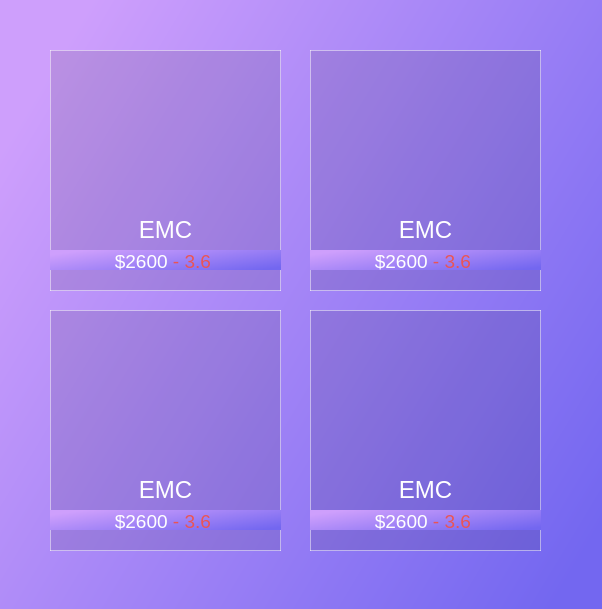
<?xml version="1.0" encoding="UTF-8"?>
<ui version="4.0">
 <class>CryptoView</class>
 <widget class="QMainWindow" name="CryptoView">
  <property name="geometry">
   <rect>
    <x>0</x>
    <y>0</y>
    <width>602</width>
    <height>609</height>
   </rect>
  </property>
  <property name="windowTitle">
   <string>CryptoView</string>
  </property>
  <property name="styleSheet">
   <string notr="true">background-image: qlineargradient(spread:pad, x1:0, y1:0, x2:0, y2:1, stop:0 rgba(206,159,252), stop:1 rgba(115,103,240));
background: qlineargradient(spread:pad, x1:0, y1:0.25, x2:1, y2:0.858, stop:0 rgba(206,159,252), stop:1 rgba(115,103,240))</string>
  </property>
  <widget class="QWidget" name="centralWidget">
   <widget class="QGroupBox" name="crytoBox_1">
    <property name="geometry">
     <rect>
      <x>50</x>
      <y>50</y>
      <width>231</width>
      <height>241</height>
     </rect>
    </property>
    <property name="styleSheet">
     <string notr="true">.QGroupBox {
	background:rgba(0,0,0,0.1);
    border-width: 1px;
    border-style: solid;
	border-color: rgba(255,255,255,0.5);
 }</string>
    </property>
    <property name="title">
     <string/>
    </property>
    <widget class="QLabel" name="label">
     <property name="geometry">
      <rect>
       <x>0</x>
       <y>160</y>
       <width>231</width>
       <height>41</height>
      </rect>
     </property>
     <property name="font">
      <font>
       <family>Helvetica Neue</family>
       <pointsize>14</pointsize>
      </font>
     </property>
     <property name="autoFillBackground">
      <bool>false</bool>
     </property>
     <property name="styleSheet">
      <string notr="true">background-color:rgba(0, 0, 0, 0);</string>
     </property>
     <property name="text">
      <string>&lt;!DOCTYPE HTML PUBLIC &quot;-//W3C//DTD HTML 4.0//EN&quot; &quot;http://www.w3.org/TR/REC-html40/strict.dtd&quot;&gt;
&lt;html&gt;&lt;head&gt;&lt;meta name=&quot;qrichtext&quot; content=&quot;1&quot; /&gt;&lt;style type=&quot;text/css&quot;&gt;
p, li { white-space: pre-wrap; }
&lt;/style&gt;&lt;/head&gt;&lt;body style=&quot; font-family:'Helvetica Neue'; font-size:14pt; font-weight:400; font-style:normal;&quot;&gt;
&lt;p align=&quot;center&quot; style=&quot; margin-top:0px; margin-bottom:0px; margin-left:0px; margin-right:0px; -qt-block-indent:0; text-indent:0px;&quot;&gt;&lt;span style=&quot; font-family:'Helvetica Neue,Helvetica,Arial,sans-serif'; font-size:24px; font-weight:496; color:#ffffff;&quot;&gt;EMC&lt;/span&gt;&lt;/p&gt;&lt;/body&gt;&lt;/html&gt;</string>
     </property>
    </widget>
    <widget class="QLabel" name="label_2">
     <property name="geometry">
      <rect>
       <x>0</x>
       <y>20</y>
       <width>231</width>
       <height>131</height>
      </rect>
     </property>
     <property name="styleSheet">
      <string notr="true">background-color:rgba(0, 0, 0, 0);</string>
     </property>
     <property name="text">
      <string/>
     </property>
     <property name="pixmap">
      <pixmap resource="resources.qrc">:/resources/white-logos/emc.png</pixmap>
     </property>
     <property name="scaledContents">
      <bool>false</bool>
     </property>
     <property name="alignment">
      <set>Qt::AlignCenter</set>
     </property>
    </widget>
    <widget class="QLabel" name="label_11">
     <property name="geometry">
      <rect>
       <x>0</x>
       <y>200</y>
       <width>231</width>
       <height>20</height>
      </rect>
     </property>
     <property name="styleSheet">
      <string notr="true">background: rbga(0,0,0,0)</string>
     </property>
     <property name="text">
      <string>&lt;html&gt;&lt;head/&gt;&lt;body&gt;&lt;p align=&quot;center&quot;&gt;&lt;span style=&quot; font-size:14pt; color:#ffffff;&quot;&gt;$2600&lt;span style=&quot;color: #EA5455
&quot;&gt; - 3.6 &lt;/span&gt;&lt;/span&gt;&lt;/p&gt;&lt;/body&gt;&lt;/html&gt;</string>
     </property>
    </widget>
   </widget>
   <widget class="QGroupBox" name="crytoBox_2">
    <property name="geometry">
     <rect>
      <x>310</x>
      <y>50</y>
      <width>231</width>
      <height>241</height>
     </rect>
    </property>
    <property name="styleSheet">
     <string notr="true">.QGroupBox {
	background:rgba(0,0,0,0.1);
    border-width: 1px;
    border-style: solid;
	border-color: rgba(255,255,255,0.5);
 }</string>
    </property>
    <property name="title">
     <string/>
    </property>
    <widget class="QLabel" name="label_3">
     <property name="geometry">
      <rect>
       <x>0</x>
       <y>160</y>
       <width>231</width>
       <height>41</height>
      </rect>
     </property>
     <property name="font">
      <font>
       <family>Helvetica Neue</family>
       <pointsize>14</pointsize>
      </font>
     </property>
     <property name="autoFillBackground">
      <bool>false</bool>
     </property>
     <property name="styleSheet">
      <string notr="true">background-color:rgba(0, 0, 0, 0);</string>
     </property>
     <property name="text">
      <string>&lt;!DOCTYPE HTML PUBLIC &quot;-//W3C//DTD HTML 4.0//EN&quot; &quot;http://www.w3.org/TR/REC-html40/strict.dtd&quot;&gt;
&lt;html&gt;&lt;head&gt;&lt;meta name=&quot;qrichtext&quot; content=&quot;1&quot; /&gt;&lt;style type=&quot;text/css&quot;&gt;
p, li { white-space: pre-wrap; }
&lt;/style&gt;&lt;/head&gt;&lt;body style=&quot; font-family:'Helvetica Neue'; font-size:14pt; font-weight:400; font-style:normal;&quot;&gt;
&lt;p align=&quot;center&quot; style=&quot; margin-top:0px; margin-bottom:0px; margin-left:0px; margin-right:0px; -qt-block-indent:0; text-indent:0px;&quot;&gt;&lt;span style=&quot; font-family:'Helvetica Neue,Helvetica,Arial,sans-serif'; font-size:24px; font-weight:496; color:#ffffff;&quot;&gt;EMC&lt;/span&gt;&lt;/p&gt;&lt;/body&gt;&lt;/html&gt;</string>
     </property>
    </widget>
    <widget class="QLabel" name="label_4">
     <property name="geometry">
      <rect>
       <x>0</x>
       <y>20</y>
       <width>231</width>
       <height>131</height>
      </rect>
     </property>
     <property name="styleSheet">
      <string notr="true">background-color:rgba(0, 0, 0, 0);</string>
     </property>
     <property name="text">
      <string/>
     </property>
     <property name="pixmap">
      <pixmap resource="resources.qrc">:/resources/white-logos/emc.png</pixmap>
     </property>
     <property name="scaledContents">
      <bool>false</bool>
     </property>
     <property name="alignment">
      <set>Qt::AlignCenter</set>
     </property>
    </widget>
    <widget class="QLabel" name="label_12">
     <property name="geometry">
      <rect>
       <x>0</x>
       <y>200</y>
       <width>231</width>
       <height>20</height>
      </rect>
     </property>
     <property name="styleSheet">
      <string notr="true">background: rbga(0,0,0,0)</string>
     </property>
     <property name="text">
      <string>&lt;html&gt;&lt;head/&gt;&lt;body&gt;&lt;p align=&quot;center&quot;&gt;&lt;span style=&quot; font-size:14pt; color:#ffffff;&quot;&gt;$2600&lt;span style=&quot;color: #EA5455
&quot;&gt; - 3.6 &lt;/span&gt;&lt;/span&gt;&lt;/p&gt;&lt;/body&gt;&lt;/html&gt;</string>
     </property>
    </widget>
   </widget>
   <widget class="QGroupBox" name="crytoBox_3">
    <property name="geometry">
     <rect>
      <x>50</x>
      <y>310</y>
      <width>231</width>
      <height>241</height>
     </rect>
    </property>
    <property name="styleSheet">
     <string notr="true">.QGroupBox {
	background:rgba(0,0,0,0.1);
    border-width: 1px;
    border-style: solid;
	border-color: rgba(255,255,255,0.5);
 }</string>
    </property>
    <property name="title">
     <string/>
    </property>
    <widget class="QLabel" name="label_5">
     <property name="geometry">
      <rect>
       <x>0</x>
       <y>160</y>
       <width>231</width>
       <height>41</height>
      </rect>
     </property>
     <property name="font">
      <font>
       <family>Helvetica Neue</family>
       <pointsize>14</pointsize>
      </font>
     </property>
     <property name="autoFillBackground">
      <bool>false</bool>
     </property>
     <property name="styleSheet">
      <string notr="true">background-color:rgba(0, 0, 0, 0);</string>
     </property>
     <property name="text">
      <string>&lt;!DOCTYPE HTML PUBLIC &quot;-//W3C//DTD HTML 4.0//EN&quot; &quot;http://www.w3.org/TR/REC-html40/strict.dtd&quot;&gt;
&lt;html&gt;&lt;head&gt;&lt;meta name=&quot;qrichtext&quot; content=&quot;1&quot; /&gt;&lt;style type=&quot;text/css&quot;&gt;
p, li { white-space: pre-wrap; }
&lt;/style&gt;&lt;/head&gt;&lt;body style=&quot; font-family:'Helvetica Neue'; font-size:14pt; font-weight:400; font-style:normal;&quot;&gt;
&lt;p align=&quot;center&quot; style=&quot; margin-top:0px; margin-bottom:0px; margin-left:0px; margin-right:0px; -qt-block-indent:0; text-indent:0px;&quot;&gt;&lt;span style=&quot; font-family:'Helvetica Neue,Helvetica,Arial,sans-serif'; font-size:24px; font-weight:496; color:#ffffff;&quot;&gt;EMC&lt;/span&gt;&lt;/p&gt;&lt;/body&gt;&lt;/html&gt;</string>
     </property>
    </widget>
    <widget class="QLabel" name="label_6">
     <property name="geometry">
      <rect>
       <x>0</x>
       <y>20</y>
       <width>231</width>
       <height>131</height>
      </rect>
     </property>
     <property name="styleSheet">
      <string notr="true">background-color:rgba(0, 0, 0, 0);</string>
     </property>
     <property name="text">
      <string/>
     </property>
     <property name="pixmap">
      <pixmap resource="resources.qrc">:/resources/white-logos/emc.png</pixmap>
     </property>
     <property name="scaledContents">
      <bool>false</bool>
     </property>
     <property name="alignment">
      <set>Qt::AlignCenter</set>
     </property>
    </widget>
    <widget class="QLabel" name="label_13">
     <property name="geometry">
      <rect>
       <x>0</x>
       <y>200</y>
       <width>231</width>
       <height>20</height>
      </rect>
     </property>
     <property name="styleSheet">
      <string notr="true">background: rbga(0,0,0,0)</string>
     </property>
     <property name="text">
      <string>&lt;html&gt;&lt;head/&gt;&lt;body&gt;&lt;p align=&quot;center&quot;&gt;&lt;span style=&quot; font-size:14pt; color:#ffffff;&quot;&gt;$2600&lt;span style=&quot;color: #EA5455
&quot;&gt; - 3.6 &lt;/span&gt;&lt;/span&gt;&lt;/p&gt;&lt;/body&gt;&lt;/html&gt;</string>
     </property>
    </widget>
   </widget>
   <widget class="QGroupBox" name="crytoBox_4">
    <property name="geometry">
     <rect>
      <x>310</x>
      <y>310</y>
      <width>231</width>
      <height>241</height>
     </rect>
    </property>
    <property name="styleSheet">
     <string notr="true">.QGroupBox {
	background:rgba(0,0,0,0.1);
    border-width: 1px;
    border-style: solid;
	border-color: rgba(255,255,255,0.5);
 }</string>
    </property>
    <property name="title">
     <string/>
    </property>
    <widget class="QLabel" name="label_7">
     <property name="geometry">
      <rect>
       <x>0</x>
       <y>160</y>
       <width>231</width>
       <height>41</height>
      </rect>
     </property>
     <property name="font">
      <font>
       <family>Helvetica Neue</family>
       <pointsize>14</pointsize>
      </font>
     </property>
     <property name="autoFillBackground">
      <bool>false</bool>
     </property>
     <property name="styleSheet">
      <string notr="true">background-color:rgba(0, 0, 0, 0);</string>
     </property>
     <property name="text">
      <string>&lt;!DOCTYPE HTML PUBLIC &quot;-//W3C//DTD HTML 4.0//EN&quot; &quot;http://www.w3.org/TR/REC-html40/strict.dtd&quot;&gt;
&lt;html&gt;&lt;head&gt;&lt;meta name=&quot;qrichtext&quot; content=&quot;1&quot; /&gt;&lt;style type=&quot;text/css&quot;&gt;
p, li { white-space: pre-wrap; }
&lt;/style&gt;&lt;/head&gt;&lt;body style=&quot; font-family:'Helvetica Neue'; font-size:14pt; font-weight:400; font-style:normal;&quot;&gt;
&lt;p align=&quot;center&quot; style=&quot; margin-top:0px; margin-bottom:0px; margin-left:0px; margin-right:0px; -qt-block-indent:0; text-indent:0px;&quot;&gt;&lt;span style=&quot; font-family:'Helvetica Neue,Helvetica,Arial,sans-serif'; font-size:24px; font-weight:496; color:#ffffff;&quot;&gt;EMC&lt;/span&gt;&lt;/p&gt;&lt;/body&gt;&lt;/html&gt;</string>
     </property>
    </widget>
    <widget class="QLabel" name="label_8">
     <property name="geometry">
      <rect>
       <x>0</x>
       <y>20</y>
       <width>231</width>
       <height>131</height>
      </rect>
     </property>
     <property name="styleSheet">
      <string notr="true">background-color:rgba(0, 0, 0, 0);</string>
     </property>
     <property name="text">
      <string/>
     </property>
     <property name="pixmap">
      <pixmap resource="resources.qrc">:/resources/white-logos/emc.png</pixmap>
     </property>
     <property name="scaledContents">
      <bool>false</bool>
     </property>
     <property name="alignment">
      <set>Qt::AlignCenter</set>
     </property>
    </widget>
    <widget class="QLabel" name="label_14">
     <property name="geometry">
      <rect>
       <x>0</x>
       <y>200</y>
       <width>231</width>
       <height>20</height>
      </rect>
     </property>
     <property name="styleSheet">
      <string notr="true">background: rbga(0,0,0,0)</string>
     </property>
     <property name="text">
      <string>&lt;html&gt;&lt;head/&gt;&lt;body&gt;&lt;p align=&quot;center&quot;&gt;&lt;span style=&quot; font-size:14pt; color:#ffffff;&quot;&gt;$2600&lt;span style=&quot;color: #EA5455
&quot;&gt; - 3.6 &lt;/span&gt;&lt;/span&gt;&lt;/p&gt;&lt;/body&gt;&lt;/html&gt;</string>
     </property>
    </widget>
   </widget>
  </widget>
 </widget>
 <layoutdefault spacing="6" margin="11"/>
 <resources>
  <include location="resources.qrc"/>
 </resources>
 <connections/>
</ui>
